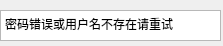
<?xml version="1.0" encoding="UTF-8"?>
<ui version="4.0">
 <class>fail</class>
 <widget class="QWidget" name="fail">
  <property name="geometry">
   <rect>
    <x>0</x>
    <y>0</y>
    <width>223</width>
    <height>46</height>
   </rect>
  </property>
  <property name="windowTitle">
   <string>fail</string>
  </property>
  <widget class="QTextBrowser" name="textBrowser">
   <property name="geometry">
    <rect>
     <x>0</x>
     <y>10</y>
     <width>221</width>
     <height>31</height>
    </rect>
   </property>
   <property name="html">
    <string>&lt;!DOCTYPE HTML PUBLIC &quot;-//W3C//DTD HTML 4.0//EN&quot; &quot;http://www.w3.org/TR/REC-html40/strict.dtd&quot;&gt;
&lt;html&gt;&lt;head&gt;&lt;meta name=&quot;qrichtext&quot; content=&quot;1&quot; /&gt;&lt;style type=&quot;text/css&quot;&gt;
p, li { white-space: pre-wrap; }
&lt;/style&gt;&lt;/head&gt;&lt;body style=&quot; font-family:'SimSun'; font-size:9pt; font-weight:400; font-style:normal;&quot;&gt;
&lt;p style=&quot; margin-top:0px; margin-bottom:0px; margin-left:0px; margin-right:0px; -qt-block-indent:0; text-indent:0px;&quot;&gt;密码错误或用户名不存在请重试&lt;/p&gt;&lt;/body&gt;&lt;/html&gt;</string>
   </property>
  </widget>
 </widget>
 <layoutdefault spacing="6" margin="11"/>
 <resources/>
 <connections/>
</ui>
